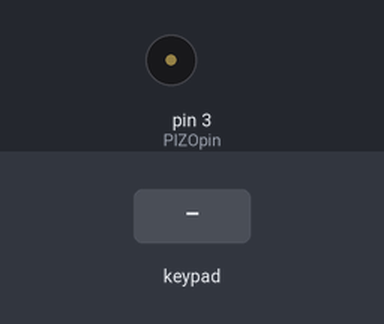
Recording of a sketch running on a simulated Arduino Uno, built with avr-gcc and run on an emulated ATmega328P. On the bench: buzzer (waves = sounding). Inputs (shaded band) come from the test bench. What the sketch prints to the serial monitor is not drawn.

Above: at 2.6 s.
2.7 s: key 'A' pressed
At 3.5 s:
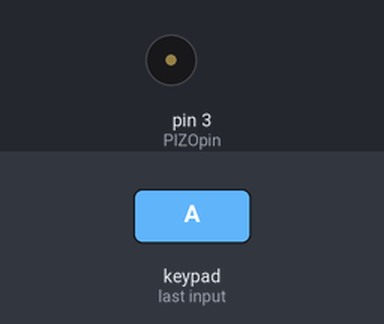
8.9 s: keypad keys 4 1 3 2 A pressed 0.4 s apart
At 10.54 s:
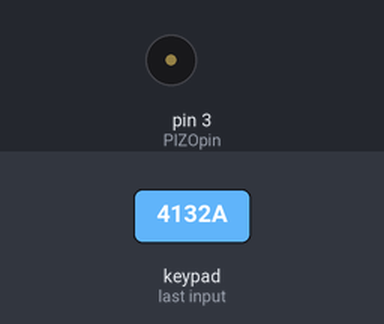
Timing chart, 0 to 12.1 s (numbered marks = the images above; inputs shaded):
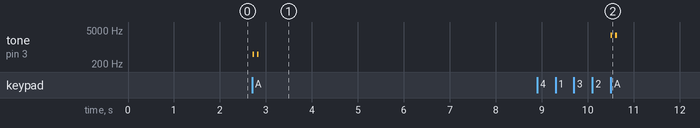

Measured:
- after the input at 2.7 s, tone on pin 3 (PIZOpin): alternates 500 Hz for 0.04 s and silent for 0.07 s, 4 changes in all, then stays silent, starting at once
- after the input at 8.9 s, tone on pin 3 (PIZOpin): alternates 3000 Hz for 0.04 s and silent for 0.07 s, 4 changes in all, then stays silent, starting after 1.6 s

The sketch:

keypad.ino
```cpp
#include <Keypad.h>

const int LCDpin = 13;
const int PIZOpin = 3;

const byte ROWS = 4;
const byte COLS = 4;

char keys[ROWS][COLS] = {
	{'1','2','3','A'},
	{'4','5','6','B'},
	{'7','8','9','C'},
	{'0','#','*','D'}
};

byte rowPins[ROWS] = {11, 10, 9, 8};
byte colPins[COLS] = {7, 6, 5, 4};

Keypad kpd = Keypad(makeKeymap(keys), rowPins, colPins, ROWS, COLS);

String keyCode = "4132";
String enteredKey = "";

void setup() {

	pinMode(PIZOpin, OUTPUT);
	pinMode(LCDpin, OUTPUT);
	digitalWrite(LCDpin, HIGH);
	Serial.begin(9600);
	Serial.flush();
	delay(1250);

	setBacklight();
	delay(100);
	clearDisplay();
	delay(100);
	blinkCursorOn();
	writeEnter();

}

void loop() {

	char key = kpd.getKey();
	if(key) {

		switch (key) {
			case 'A':
				verifyKey();
				break;

			case 'B':
				break;

			case 'C':
				break;

			case 'D':
				clearDisplay();
				enteredKey = "";
				writeEnter();
				break;

			default:
				serWrite("*");
				enteredKey = enteredKey + key;
		}

	}

}

void writeEnter() {
	Serial.write("Enter> ");
}

void clearDisplay() {
	serCmd(0x01);
	moveCursorTo(0, 0);
}

void moveCursorRight() {
	serCmd(0x14);
}

void moveCursorLeft() {
	serCmd(0x10);
}

void moveCursorTo(short pos, short line) {  // line 1: 0-15, line 2: 64-49, and set Most Significant Bit to 1 (add 128)
	serCmd(128+pos+64*line);
}

void blinkCursorOn() {
	serCmd(0x0D);
}

void blinkCursorOff() {
	serCmd(0x0C);
}

void serWrite(char* c) {
	Serial.write(c);
}

void verifyKey() {

	clearDisplay();
	blinkCursorOff();

	if (keyCode == enteredKey) {
		serWrite("AUTHORIZED");
		tone(PIZOpin, 3000, 35);
		delay(100);
		tone(PIZOpin, 3000, 35);
	} else {
		serWrite("UNAUTHORIZED");
		tone(PIZOpin, 500, 35);
		delay(100);
		tone(PIZOpin, 500, 35);
	}

	enteredKey = "";
	delay(1500);
	clearDisplay();
	blinkCursorOn();
	writeEnter();

}

void serCmd(short cmd) {
	Serial.write(254); // special char (254) to tell SerLCD to accept command
	Serial.write(cmd);
}

void setBacklight() {
	Serial.write(124);
	Serial.write(157);  // 128-157; off - fully on
}

/*
toggle splash screen
	Serial.write(0x7C);
	Serial.write(0x09);

set splash screen
	Serial.write("INITIALIZING...");
	Serial.write(0x7C);
	Serial.write(0x0A);
*/
```
